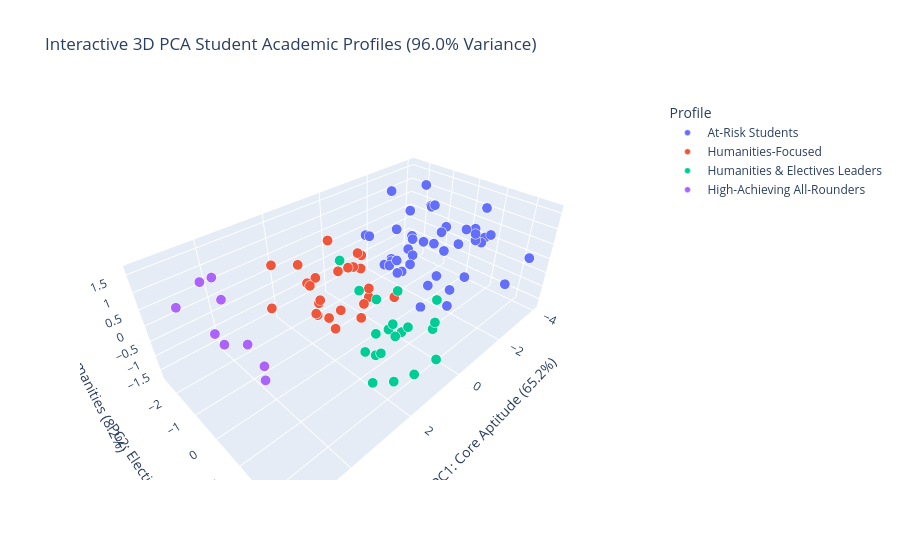

Notebook code for this chart:
### Code cell
# Interactive 3D PCA Scatter Plot (Plotly — hover over points to inspect individual students)
fig_3d = px.scatter_3d(
    df,
    x="PC1", y="PC2", z="PC3",
    color="Profile",
    hover_data=["student_id"] + SUBJECTS,
    title="Interactive 3D PCA Student Academic Profiles (96.0% Variance)",
    labels={
        "PC1": f"PC1: Core Aptitude ({explained_var_pct[0]:.1f}%)",
        "PC2": f"PC2: Electives ({explained_var_pct[1]:.1f}%)",
        "PC3": f"PC3: STEM vs Humanities ({explained_var_pct[2]:.1f}%)"
    }
)
fig_3d.update_traces(marker=dict(size=6, line=dict(width=0.5, color="white")))
fig_3d.show()

### Figure 1 — Plotly figure (JSON) as saved in the notebook; plotly's stock layout.template omitted (floating-point values rounded to 4 significant figures; data arrays with more than 128 entries replaced by an {"elided": "..."} marker saying what was removed)
{"data": [{"customdata": {"elided": "44x9 int values"}, "hovertemplate": "Profile=At-Risk Students<br>PC1: Core Aptitude (65.2%)=%{x}<br>PC2: Electives (22.6%)=%{y}<br>PC3: STEM vs Humanities (8.2%)=%{z}<br>student_id=%{customdata[0]}<br>math=%{customdata[1]}<br>science=%{customdata[2]}<br>cs=%{customdata[3]}<br>band=%{customdata[4]}<br>english=%{customdata[5]}<br>history=%{customdata[6]}<br>spanish=%{customdata[7]}<br>physed=%{customdata[8]}<extra></extra>", "legendgroup": "At-Risk Students", "marker": {"color": "#636efa", "line": {"color": "white", "width": 0.5}, "size": 6, "symbol": "circle"}, "mode": "markers", "name": "At-Risk Students", "scene": "scene", "showlegend": true, "type": "scatter3d", "x": [-2.101, -3.201, -0.9404, -2.368, -2.861, -3.174, -3.188, -1.08, -1.753, -3.981, -1.575, -1.082, -1.924, -3.738, -1.199, -3.404, -2.661, -1.079, -2.909, -1.929, -0.2515, -2.557, -2.136, -1.114, -3.184, -1.258, -2.099, -2.277, -1.398, -2.796, -1.478, -2.367, -3.572, -0.7052, -2.777, -1.645, -0.8952, -2.313, -1.254, -1.079, -1.532, -1.919, -3.084, -1.886], "y": [1.095, 1.001, -0.7231, -1.182, 1.194, 1.29, 0.4514, -0.5027, -2.577, 1.66, -0.3447, -1.063, 0.9024, 0.7941, -1.847, -1.168, 1.104, -0.7634, -1.048, -1.044, 0.1655, 1.11, -0.08735, 1.403, 2.596, -0.9327, 0.267, -1.922, -0.2436, -0.6836, 0.187, 0.2318, -2.173, 0.2772, -2.08, 1.183, 1.085, 1.277, 0.5634, 1.857, -0.3828, 0.5458, -0.6753, -0.2057], "z": [1.176, 0.2817, -0.3077, -0.5002, 1.612, 0.6667, 0.5306, -0.5401, -0.2758, -1.323, -0.04636, -0.4874, -0.9046, 0.1694, 0.1801, 0.7285, 0.6122, -0.2263, 1.633, -1.124, 0.5599, 1.038, 1.516, -0.8141, 0.4194, -0.2951, 0.7783, 1.358, 0.623, 1.053, -1.712, 0.8476, 0.1573, 0.2832, -0.2461, 0.9263, 0.1752, 1.024, -0.5782, 0.4152, 0.6266, 0.3297, -0.3777, 0.3541]}, {"customdata": {"elided": "25x9 int values"}, "hovertemplate": "Profile=Humanities-Focused<br>PC1: Core Aptitude (65.2%)=%{x}<br>PC2: Electives (22.6%)=%{y}<br>PC3: STEM vs Humanities (8.2%)=%{z}<br>student_id=%{customdata[0]}<br>math=%{customdata[1]}<br>science=%{customdata[2]}<br>cs=%{customdata[3]}<br>band=%{customdata[4]}<br>english=%{customdata[5]}<br>history=%{customdata[6]}<br>spanish=%{customdata[7]}<br>physed=%{customdata[8]}<extra></extra>", "legendgroup": "Humanities-Focused", "marker": {"color": "#EF553B", "line": {"color": "white", "width": 0.5}, "size": 6, "symbol": "circle"}, "mode": "markers", "name": "Humanities-Focused", "scene": "scene", "showlegend": true, "type": "scatter3d", "x": [1.978, 1.519, 0.7695, 0.7806, 0.6914, 1.343, 2.244, -1.07, 1.793, 0.4638, 0.43, 2.538, 1.219, 1.078, -0.7074, 1.967, 1.582, 0.6776, -0.3539, 0.5101, -0.1866, 0.006203, 1.454, 0.3856, 0.9702], "y": [-0.9096, -1.109, -0.1001, -2.227, -1.244, -1.513, -2.266, -2.095, -1.284, -0.2086, -1.097, -2.062, -1.568, -1.308, -1.884, -0.7478, -0.4164, -0.3092, -1.382, -1.86, 0.1852, -1.326, -2.124, -0.2867, -0.8696], "z": [0.2727, -0.5468, -0.5392, -0.6607, -0.009777, -1.41, 0.4302, -0.5775, 0.0872, -0.2131, 0.06368, -0.8036, -1.055, -1.557, -0.2553, -0.5822, -1.151, -1.211, -0.4473, 0.6894, -0.6527, -0.206, 0.1576, -0.5994, -1.076]}, {"customdata": {"elided": "22x9 int values"}, "hovertemplate": "Profile=Humanities & Electives Leaders<br>PC1: Core Aptitude (65.2%)=%{x}<br>PC2: Electives (22.6%)=%{y}<br>PC3: STEM vs Humanities (8.2%)=%{z}<br>student_id=%{customdata[0]}<br>math=%{customdata[1]}<br>science=%{customdata[2]}<br>cs=%{customdata[3]}<br>band=%{customdata[4]}<br>english=%{customdata[5]}<br>history=%{customdata[6]}<br>spanish=%{customdata[7]}<br>physed=%{customdata[8]}<extra></extra>", "legendgroup": "Humanities & Electives Leaders", "marker": {"color": "#00cc96", "line": {"color": "white", "width": 0.5}, "size": 6, "symbol": "circle"}, "mode": "markers", "name": "Humanities & Electives Leaders", "scene": "scene", "showlegend": true, "type": "scatter3d", "x": [0.6511, 1.321, 1.804, 0.9751, 0.8666, 2.323, 2.067, 1.036, 1.404, -0.6067, 1.805, 0.8545, 0.3972, 0.2987, 1.145, 0.9993, 1.459, 2.611, 2.069, 0.5853, 0.8401, 1.153], "y": [0.8873, 2.262, 0.1354, 1.491, 1.603, 1.523, 1.624, 0.6355, 1.556, 1.384, 2.011, 0.4648, 2.249, 0.72, 2.598, 1.059, 1.697, 2.06, 1.795, 2.167, 0.9342, 0.1152], "z": [-0.8045, -1.214, 1.439, -0.493, -0.3236, -0.2748, -0.4842, -1.032, 0.06093, -0.3464, -1.301, -0.04419, -1.334, 0.08047, 0.5665, -0.6443, -0.2107, -0.7027, -0.3073, -0.2222, -0.8423, 0.2172]}, {"customdata": [[10, 84, 79, 83, 66, 90, 87, 90, 60], [37, 88, 94, 90, 66, 90, 93, 97, 62], [40, 93, 90, 92, 79, 84, 88, 96, 81], [61, 87, 84, 88, 71, 89, 90, 90, 76], [66, 82, 86, 80, 60, 84, 89, 95, 58], [80, 90, 91, 84, 78, 89, 88, 91, 76], [90, 87, 81, 84, 67, 88, 97, 99, 72], [93, 87, 82, 83, 67, 88, 98, 98, 67], [96, 87, 82, 87, 61, 81, 85, 90, 65]], "hovertemplate": "Profile=High-Achieving All-Rounders<br>PC1: Core Aptitude (65.2%)=%{x}<br>PC2: Electives (22.6%)=%{y}<br>PC3: STEM vs Humanities (8.2%)=%{z}<br>student_id=%{customdata[0]}<br>math=%{customdata[1]}<br>science=%{customdata[2]}<br>cs=%{customdata[3]}<br>band=%{customdata[4]}<br>english=%{customdata[5]}<br>history=%{customdata[6]}<br>spanish=%{customdata[7]}<br>physed=%{customdata[8]}<extra></extra>", "legendgroup": "High-Achieving All-Rounders", "marker": {"color": "#ab63fa", "line": {"color": "white", "width": 0.5}, "size": 6, "symbol": "circle"}, "mode": "markers", "name": "High-Achieving All-Rounders", "scene": "scene", "showlegend": true, "type": "scatter3d", "x": [4.326, 5.406, 5.322, 4.852, 4.389, 4.999, 4.96, 4.932, 4.396], "y": [-1.195, -1.005, 2.16, 0.7863, -2.04, 1.589, -0.06734, -0.5056, -1.273], "z": [0.8932, 1.346, 1.465, 1.102, 1.009, 1.172, 0.6239, 0.6375, 1.506]}], "layout": {"legend": {"title": {"text": "Profile"}, "tracegroupgap": 0}, "scene": {"domain": {"x": [0, 1], "y": [0, 1]}, "xaxis": {"title": {"text": "PC1: Core Aptitude (65.2%)"}}, "yaxis": {"title": {"text": "PC2: Electives (22.6%)"}}, "zaxis": {"title": {"text": "PC3: STEM vs Humanities (8.2%)"}}}, "title": {"text": "Interactive 3D PCA Student Academic Profiles (96.0% Variance)"}}}
